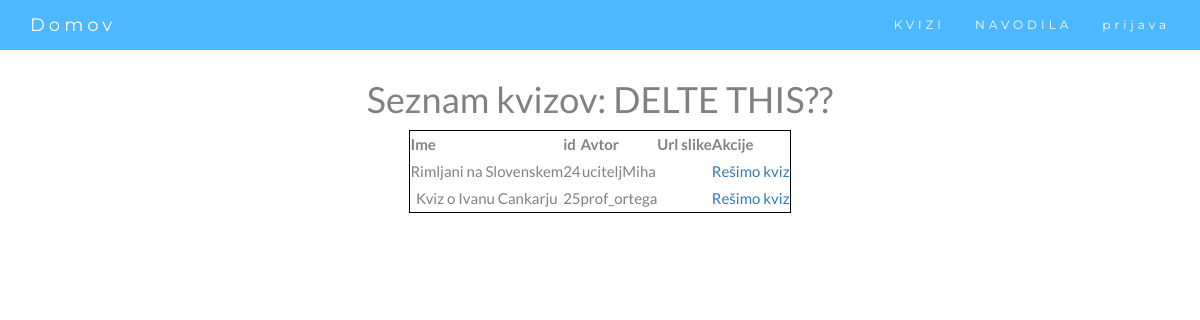
Before: /list_quizes with the older database file.
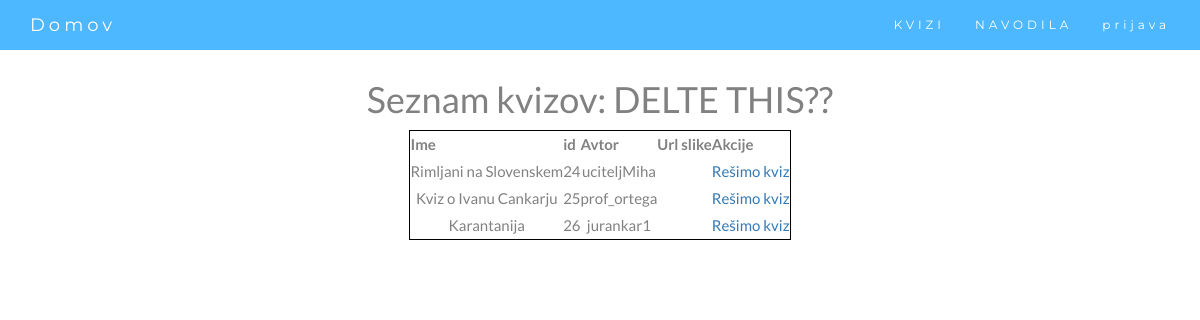
After: the same page with the newer database file.
### webapp/models.py (models this page shows)
class dbQuiz(models.Model):
    id = models.BigAutoField(primary_key=True)
    name = models.CharField(max_length=200, default="Kviz 1")
    author = models.CharField(max_length=200)
    password = models.CharField(max_length=200, default="hec") # geslo za kviz (da ni vsak kviz dostopen vsakomur)   --> Can we remove this?
    datoteka = models.FileField(upload_to='media/')
    created_at = models.DateTimeField(auto_now_add=True)
    updated_at = models.DateTimeField(auto_now=True)

### webapp/views.py (the view)
# urls.py: path('list_quizes', views.list_quizes, name='list_quizes'),
def list_quizes(request):
    kvizi = dbQuiz.objects.all()
    return render(request, "quiz_list.html", {'kvizi': kvizi})

### templates/quiz_list.html (shortened to what this page needs)
{% extends "skeleton.html" %}
{% block content %}
    <h1>Seznam kvizov: DELTE THIS??</h1>
    <table style="border: 1px solid black;">
        <tr>
            <th>Ime</th>
            <th>id</th>
            <th>Avtor</th>
            <th>Url slike</th>
            <th>Akcije</th>
        </tr>
        {% for i in kvizi %}
            <tr>
                <td>{{i.name}}</td>
                <td>{{i.id}}</td>
                <td>{{i.author}}</td>
                <td>{{i.pictureUrl}}</td>
                <td>
                    <a href="select_username/{{i.id}}">Rešimo kviz</a>
                </td>
            </tr>
        {%endfor%}
    </table>
{% endblock content %}

Changed rows visible on the page:
added dbQuiz: name "Karantanija", id "26", author "jurankar1"
